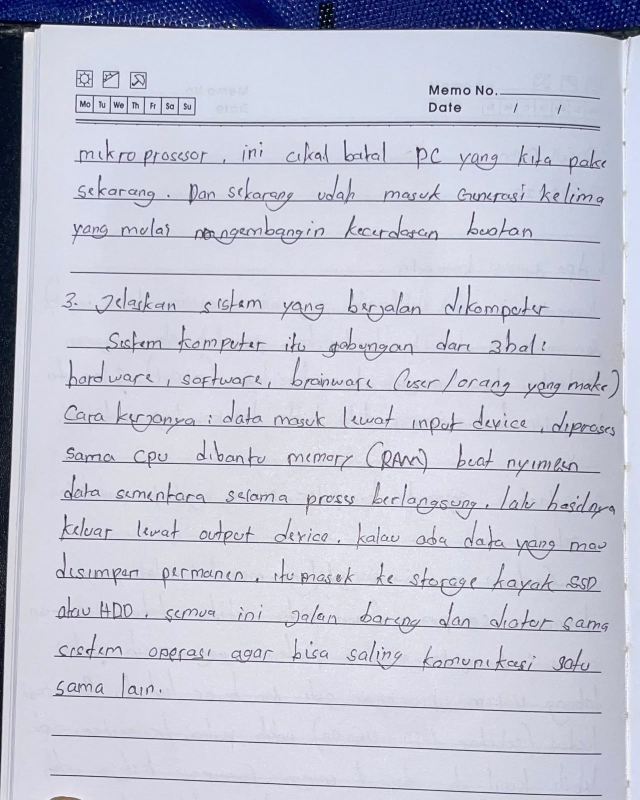
#> input picture backend/data/real/WhatsApp Image 2026-09-18 at 10.22.43.jpeg, 1280 x 1600 px (shown at 1/2 size)
$ python -i features.py   (imports and definitions only)
#> lines starting #> are read from the running program, lines starting #| are printed output that depends on the picture; after the words box and inside, x2 and y2 are one past the last pixel; in counts of white or black regions, pixels touching at a corner belong together
import cv2
import numpy as np
from typing import Dict, List, Tuple, Any

def preprocess_image(img_bgr: np.ndarray) -> Tuple[np.ndarray, np.ndarray]:
    """
    Converts image to grayscale, applies illumination-invariant background estimation,
    removes printed notebook margin lines and top header markings,
    and returns (gray, text_binary) with ink strokes as 255 and paper as 0.
    """
    h_img, w_img = img_bgr.shape[:2]
    gray = cv2.cvtColor(img_bgr, cv2.COLOR_BGR2GRAY)

    # Denoise
    blurred = cv2.GaussianBlur(gray, (3, 3), 0)

    # Illumination-invariant background estimation:
    # Morphological dilation on blurred grayscale finds local paper background luminance
    # Subtracting blurred from bg isolates foreground ink strokes regardless of phone shadows or vignettes.
    bg = cv2.morphologyEx(blurred, cv2.MORPH_DILATE, cv2.getStructuringElement(cv2.MORPH_RECT, (25, 25)))
    diff = cv2.absdiff(bg, blurred)

    # High-contrast thresholding on difference image
    _, binary = cv2.threshold(diff, 0, 255, cv2.THRESH_BINARY + cv2.THRESH_OTSU)

    # Exclude top 12% printed notebook header (factory brand logos, checkboxes, spiral wire holes)
    binary[:int(h_img * 0.12), :] = 0
    # Exclude bottom 7% margin (desk border, table shadows, notebook outer edges)
    binary[int(h_img * 0.93):, :] = 0

    # Remove vertical notebook margin lines (typically red or dark lines spanning > 45px vertically)
    v_kernel = cv2.getStructuringElement(cv2.MORPH_RECT, (1, 45))
    v_lines = cv2.morphologyEx(binary, cv2.MORPH_OPEN, v_kernel)
    v_lines = cv2.dilate(v_lines, cv2.getStructuringElement(cv2.MORPH_RECT, (3, 1)))
    text_binary = cv2.subtract(binary, v_lines)

    return gray, text_binary

def normalize_glyph_patch(patch: np.ndarray, target_size: int = 32) -> np.ndarray:
    """
    Normalizes a glyph patch onto a fixed-size canvas while strictly preserving aspect ratio.
    Prevents artificial cross-correlation inflation from stretching thin vertical lines into identical squares.
    """
    h, w = patch.shape[:2]
    if h == 0 or w == 0:
        return np.zeros((target_size, target_size), dtype=np.uint8)
    scale = (target_size - 4) / max(h, w)
    new_w = max(1, int(round(w * scale)))
    new_h = max(1, int(round(h * scale)))
    resized = cv2.resize(patch, (new_w, new_h), interpolation=cv2.INTER_AREA)
    canvas = np.zeros((target_size, target_size), dtype=np.uint8)
    start_x = (target_size - new_w) // 2
    start_y = (target_size - new_h) // 2
    canvas[start_y:start_y+new_h, start_x:start_x+new_w] = resized
    return canvas

def extract_glyph_candidates(text_binary: np.ndarray, max_glyphs: int = 160) -> List[Dict[str, Any]]:
    """
    Finds connected component contours representing character/sub-word glyphs.
    Filters out margins, paper boundaries, extreme 1D line segments, and speckles.
    """
    h_img, w_img = text_binary.shape
    mx = int(w_img * 0.03) # ignore outer 3% margins
    my = int(h_img * 0.03)

    contours, _ = cv2.findContours(text_binary, cv2.RETR_EXTERNAL, cv2.CHAIN_APPROX_SIMPLE)
    glyphs = []

    # Adaptive dimension thresholds proportional to image scan resolution
    min_h = max(16, int(h_img * 0.006))
    min_w = max(12, int(w_img * 0.005))
    min_area = max(65, int(min_h * min_w * 0.35))
    max_h = max(110, int(h_img * 0.08))
    max_w = max(140, int(w_img * 0.12))

    for cnt in contours:
        x, y, w, h = cv2.boundingRect(cnt)

        # Exclude outer paper boundaries or binder punch holes
        if x < mx or (x + w) > (w_img - mx) or y < my or (y + h) > (h_img - my):
            continue

        area = cv2.contourArea(cnt)
        # Valid character-sized components: lowercase letters to capitals
        if min_h <= h <= max_h and min_w <= w <= max_w and area >= min_area:
            aspect = w / float(h)
            density = area / float(w * h) if w * h > 0 else 0
            # Exclude extreme 1D line segments (slashes, thin sticks) while keeping valid letter shapes
            if 0.35 <= aspect <= 3.0 and 0.12 <= density <= 0.70:
                patch = text_binary[y:y+h, x:x+w]
                patch_norm = normalize_glyph_patch(patch, target_size=32)
                glyphs.append({
                    "bbox": (x, y, w, h),
                    "aspect": aspect,
                    "height": h,
                    "width": w,
                    "area": area,
                    "patch": patch_norm,
                    "density": density,
                    "center": (x + w / 2.0, y + h / 2.0)
                })

    # Sort glyphs by position: top-to-bottom, left-to-right
    glyphs = sorted(glyphs, key=lambda g: (g["center"][1] // 35, g["center"][0]))
    return glyphs[:max_glyphs]

def compute_glyph_cloning(glyphs: List[Dict[str, Any]]) -> Tuple[float, float, List[Dict[str, Any]], int]:
    """
    Compares candidate glyphs pairwise across the document.
    Identifies systemic font repetition.
    In digital fonts and pen-plotters, repeating instances of the same letter have
    near-identical mathematical shapes (NCC >= 0.93) and repeat systematically.
    In human handwriting, motor variance causes natural fluctuations (real letters are <= 0.925).

    Returns:
        clone_ratio: Fraction of tested glyphs that have an identical clone
        max_similarity: Highest correlation found between distinct glyphs
        top_clone_pairs: Coordinates and metadata for top detected cloned pairs
        cluster_3plus_count: Number of glyphs participating in multi-instance font clusters
    """
    if len(glyphs) < 4:
        return 0.0, 0.0, [], 0, 0

    num_glyphs = len(glyphs)
    cloned_indices = set()
    max_sim = 0.0
    detected_pairs = []

    # Graph of clone matches at high confidence (>= 0.93)
    clone_matches = {i: set() for i in range(num_glyphs)}

    # Compare glyphs with compatible aspect ratio and height
    for i in range(min(num_glyphs, 150)):
        g1 = glyphs[i]
        p1 = g1["patch"].astype(np.float32)
        norm1 = np.linalg.norm(p1)
        if norm1 < 1e-4:
            continue

        for j in range(i + 1, min(num_glyphs, 150)):
            g2 = glyphs[j]

            # Spatial separation: must be distinct occurrences (at least 20px apart horizontally or 12px vertically)
            dx = abs(g1["center"][0] - g2["center"][0])
            dy = abs(g1["center"][1] - g2["center"][1])
            if dx < 20 and dy < 12:
                continue

            p2 = g2["patch"].astype(np.float32)
            norm2 = np.linalg.norm(p2)
            if norm2 < 1e-4:
                continue

            # Normalized Cross Correlation
            ncc = float(np.sum(p1 * p2) / (norm1 * norm2))

            # Aspect ratio and height difference
            aspect_diff = abs(g1["aspect"] - g2["aspect"])
            height_diff = abs(g1["height"] - g2["height"]) / max(g1["height"], g2["height"])

            # Strict clone criteria for classification features
            if aspect_diff <= 0.25 and height_diff <= 0.20:
                if ncc > max_sim:
                    max_sim = ncc
                if ncc >= 0.94:
                    cloned_indices.add(i)
                    cloned_indices.add(j)
                    clone_matches[i].add(j)
                    clone_matches[j].add(i)

            # Candidate pairs for visual annotation (ranking ensures top 5 pairs always selected)
            if height_diff <= 0.40 and aspect_diff <= 0.50:
                detected_pairs.append({
                    "score": round(ncc * 100, 1),
                    "g1": g1["bbox"],
                    "g2": g2["bbox"],
                    "height": g1["height"]
                })

    # Sort pairs by highest similarity
    detected_pairs = sorted(detected_pairs, key=lambda x: x["score"], reverse=True)

    # Count how many glyphs belong to multi-occurrence font clusters
    # cluster_3plus: clusters of size >= 3 (matches >= 2)
    cluster_3plus_count = sum(1 for i in range(num_glyphs) if len(clone_matches[i]) >= 2)
    # cluster_5plus: clusters of size >= 5 (matches >= 4)
    cluster_5plus_count = sum(1 for i in range(num_glyphs) if len(clone_matches[i]) >= 4)

    # Keep top 5 non-overlapping representative pairs
    curated_pairs = []
    seen_boxes = set()
    pin_symbols = ["①", "②", "③", "④", "⑤"]

    for p in detected_pairs:
        b1, b2 = p["g1"], p["g2"]
        if b1 not in seen_boxes and b2 not in seen_boxes:
            seen_boxes.add(b1)
            seen_boxes.add(b2)
            pin = pin_symbols[len(curated_pairs) % len(pin_symbols)]
            curated_pairs.append({
                "pin": pin,
                "score": p["score"],
                "box1": {"x": b1[0], "y": b1[1], "w": b1[2], "h": b1[3]},
                "box2": {"x": b2[0], "y": b2[1], "w": b2[2], "h": b2[3]},
                "label": f"Glif Kembar {pin} • Korelasi {p['score']}%"
            })
            if len(curated_pairs) >= 5:
                break

    clone_ratio = len(cloned_indices) / float(num_glyphs) if num_glyphs > 0 else 0.0
    return clone_ratio, max_sim, curated_pairs, cluster_3plus_count, cluster_5plus_count

def compute_stroke_width_variance(text_binary: np.ndarray) -> Tuple[float, float]:
    """
    Measures pen pressure gradient and stroke width variation using Euclidean Distance Transform.
    Digital font rendering has extremely uniform stroke thickness (low CV < 0.25).
    Genuine human ballpoint / ink handwriting has natural tapering, pen-up/pen-down pressure
    gradients, and speed variation (CV > 0.35).

    Returns:
        (mean_stroke_width, stroke_width_cv)
    """
    dist = cv2.distanceTransform(text_binary, cv2.DIST_L2, 5)
    sw = dist[dist > 0]
    if len(sw) < 30:
        return 1.5, 0.35
    sw_mean = float(np.mean(sw))
    sw_std = float(np.std(sw))
    sw_cv = float(sw_std / sw_mean) if sw_mean > 0 else 0.35
    return sw_mean, sw_cv

def compute_ink_color_variance(img_bgr: np.ndarray, text_binary: np.ndarray) -> float:
    """
    Measures the standard deviation of pixel color values across ink strokes.
    Digital font rendering uses a uniform RGB fill color (low std < 20.0).
    Real human handwriting exhibits natural ink pool depletion, solvent absorption into paper fibers,
    and pressure shading (std >= 25.0).
    """
    ink_pixels = img_bgr[text_binary > 0]
    if len(ink_pixels) < 20:
        return 30.0
    return float(np.std(ink_pixels))

def compute_baseline_rigidity(glyphs: List[Dict[str, Any]], img_h: int) -> Tuple[float, float]:
    """
    Groups glyphs into horizontal lines and calculates standard deviation of vertical residuals
    from the fitted baseline.
    Font-rendered text has a mathematically rigid baseline (low std < 1.8 px, high rigidity %).
    Human writing naturally meanders and fluctuates vertically (std > 3.0 px).

    Returns:
        (baseline_residual_std, baseline_rigidity_pct)
    """
    if len(glyphs) < 6:
        return 2.5, 75.0

    # Group by line based on y-coordinate clustering
    sorted_by_y = sorted(glyphs, key=lambda g: g["bbox"][1] + g["bbox"][3])
    lines = []
    curr_line = [sorted_by_y[0]]

    for g in sorted_by_y[1:]:
        base_y = g["bbox"][1] + g["bbox"][3]
        prev_base_y = curr_line[-1]["bbox"][1] + curr_line[-1]["bbox"][3]
        if abs(base_y - prev_base_y) < 28:
            curr_line.append(g)
        else:
            if len(curr_line) >= 4:
                lines.append(curr_line)
            curr_line = [g]

    if len(curr_line) >= 4:
        lines.append(curr_line)

    residuals = []
    for line in lines:
        pts = [(g["center"][0], g["bbox"][1] + g["bbox"][3]) for g in line]
        pts = sorted(pts, key=lambda p: p[0])
        xs = np.array([p[0] for p in pts], dtype=np.float32)
        ys = np.array([p[1] for p in pts], dtype=np.float32)

        # Fit 1st order polynomial (line)
        if len(xs) >= 3 and (xs.max() - xs.min()) > 60:
            poly = np.polyfit(xs, ys, 1)
            predicted_ys = np.polyval(poly, xs)
            res = ys - predicted_ys
            residuals.extend(res.tolist())

    if len(residuals) < 6:
        return 2.0, 80.0

    res_std = float(np.std(residuals))

    # Rigidity formula: std <= 1.0 -> 99.5% rigid, std >= 5.0 -> 40% rigid
    rigidity_pct = max(10.0, min(99.9, 100.0 - (res_std * 14.5)))
    return res_std, rigidity_pct

def extract_forensic_features(img_bgr: np.ndarray) -> Dict[str, Any]:
    """
    Main forensic extraction pipeline.
    Combines:
    1. Glyph duplication / clone ratio
    2. Maximum glyph similarity (NCC)
    3. Stroke width coefficient of variation
    4. Baseline residual std & rigidity
    5. Glyph height variation (height_cv)
    6. Cluster 3+ count (multi-instance font repetition)
    7. Ink color standard deviation (pigment shading gradient)

    Returns structured feature dict for classifier and UI visualization.
    """
    h_img, w_img = img_bgr.shape[:2]
    gray, text_binary = preprocess_image(img_bgr)

    # Extract glyph candidates
    glyphs = extract_glyph_candidates(text_binary, max_glyphs=150)

    # 1. Cloned glyphs & repetition
    clone_ratio, max_sim, top_pairs, cluster_3plus_count, cluster_5plus_count = compute_glyph_cloning(glyphs)

    # 2. Stroke width variation
    mean_sw, stroke_cv = compute_stroke_width_variance(text_binary)

    # 3. Baseline rigidity
    res_std, baseline_rigidity = compute_baseline_rigidity(glyphs, h_img)

    # 4. Glyph height entropy (variation of character height)
    if glyphs:
        heights = [g["height"] for g in glyphs]
        height_cv = float(np.std(heights) / np.mean(heights)) if np.mean(heights) > 0 else 0.0
    else:
        height_cv = 0.2

    # 5. Ink pigment variation
    ink_std = compute_ink_color_variance(img_bgr, text_binary)

    feature_vector = [
        clone_ratio,
        max_sim,
        stroke_cv,
        res_std,
        height_cv,
        cluster_3plus_count,
        ink_std
    ]

    return {
        "feature_vector": feature_vector,
        "clone_ratio": clone_ratio,
        "max_sim": max_sim,
        "stroke_cv": stroke_cv,
        "baseline_res_std": res_std,
        "baseline_rigidity": baseline_rigidity,
        "height_cv": height_cv,
        "cluster_3plus_count": cluster_3plus_count,
        "cluster_5plus_count": cluster_5plus_count,
        "ink_std": ink_std,
        "num_glyphs_analyzed": len(glyphs),
        "top_pairs": top_pairs,
        "glyphs": glyphs,
        "img_width": w_img,
        "img_height": h_img
    }

>>> import cv2
>>> picture = cv2.imread('../data/real/WhatsApp Image 2026-09-18 at 10.22.43.jpeg')
#> picture is the input picture: shape (1600, 1280, 3); mean B, G, R 212.3, 196.6, 195
>>> result = extract_forensic_features(picture)
#> in preprocess_image, `bg = cv2.morphologyEx(blurred, cv2.MORPH_DILATE, cv2.getStructuringEle..`:
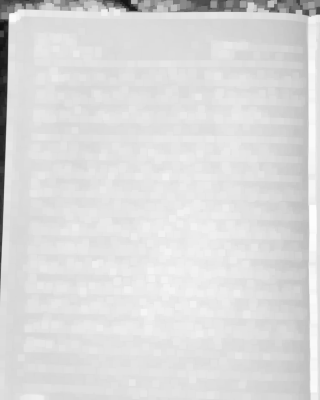
#> bg: shape (1600, 1280) (shown at 1/4 size); min 14, max 253, mean 219.1
#> in preprocess_image, `diff = cv2.absdiff(bg, blurred)`:
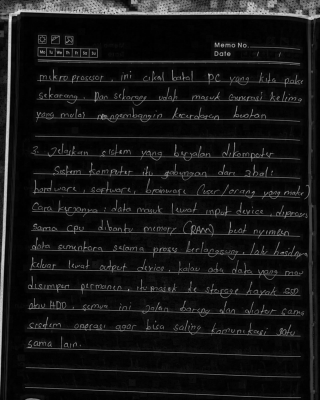
#> diff: shape (1600, 1280) (shown at 1/4 size); min 0, max 236, mean 21.2
#> in preprocess_image, `_, binary = cv2.threshold(diff, 0, 255, cv2.THRESH_BINARY + cv2.THRESH..`:
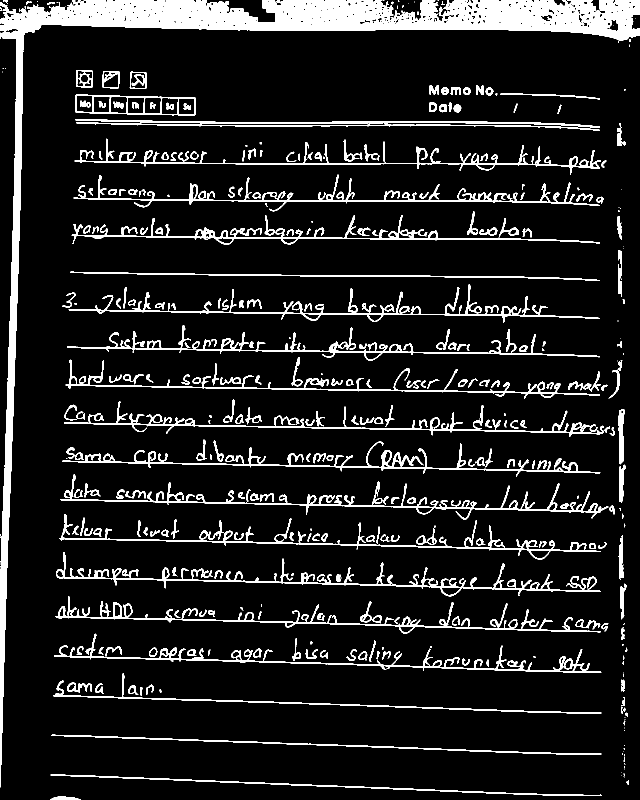
#> binary: shape (1600, 1280) (shown at 1/2 size); 11% white; 398 white regions (97 under 20 px), largest, box (x1, y1, x2, y2) and area: (0, 0, 1280, 1575) 82626, (112, 1104, 1202, 1193) 7744, (125, 883, 1201, 954) 6928
#> in preprocess_image, `v_lines = cv2.dilate(v_lines, cv2.getStructuringElement(cv2.MORPH_RECT..`:
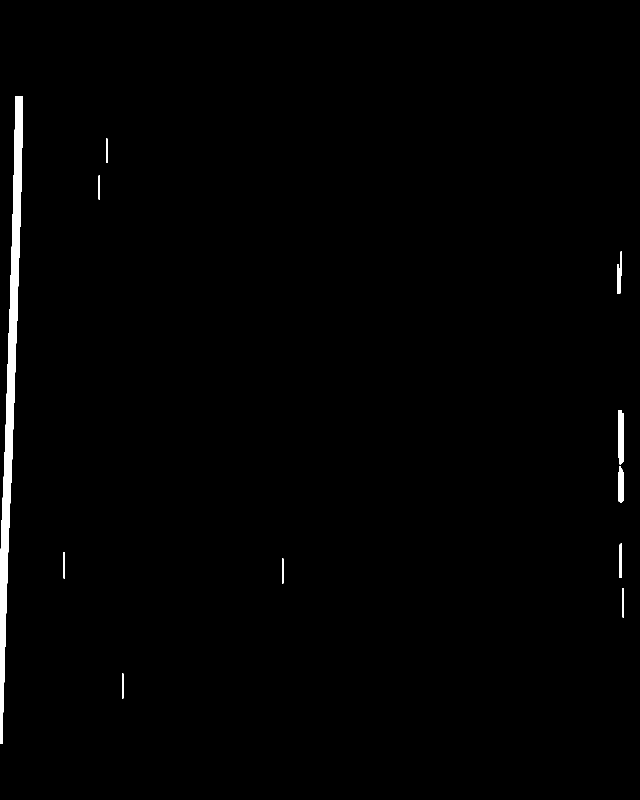
#> v_lines: shape (1600, 1280) (shown at 1/2 size); 1.1% white; 11 white regions, largest, box (x1, y1, x2, y2) and area: (0, 192, 45, 1488) 18206, (1237, 820, 1248, 929) 1088, (1237, 933, 1247, 1006) 665
#> in preprocess_image, `text_binary = cv2.subtract(binary, v_lines)`:
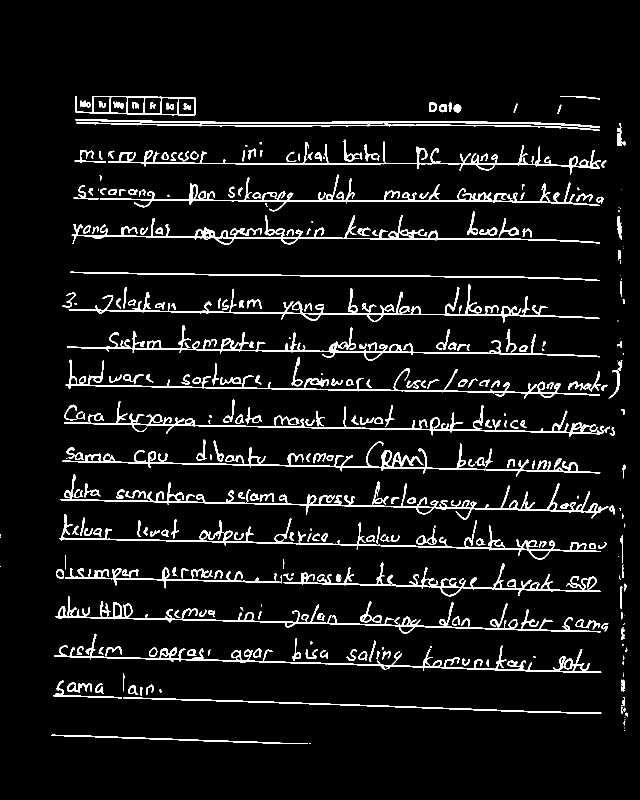
#> text_binary: shape (1600, 1280) (shown at 1/2 size); 6.4% white; 364 white regions (67 under 20 px)
#> in extract_glyph_candidates, `contours, _ = cv2.findContours(text_binary, cv2.RETR_EXTERNAL, cv2.CHA..`: contours = 356 contours, 82 with area under 20; largest, box (x1, y1, x2, y2) and area: (150, 192, 392, 231) 7344, (111, 1193, 1202, 1267) 5912, (125, 883, 1201, 954) 5745, (137, 569, 1200, 646) 5716, (134, 650, 1200, 722) 5548
#> the loop in extract_glyph_candidates, `for cnt in contours:` made 356 passes
#> (x, y, area, aspect, density, scale in normalize_glyph_patch) on passes 16, 17, 18, 19, 30, 32, 33, 35: (256, 1371, 210.5, 1.11, 0.528, 1.33), (292, 1369, 83, 0.762, 0.247, 1.33), (190, 1366, 114.5, 0.818, 0.289, 1.27), (134, 1365, 418, 2.38, 0.398, 0.56), (764, 1303, 78, 1.06, 0.255, 1.56), (717, 1302, 208.5, 0.947, 0.61, 1.47), (640, 1301, 70.5, 1, 0.275, 1.75), (693, 1298, 95, 0.833, 0.198, 1.17)
#> after the loop in compute_glyph_cloning, `for i in range(min(num_glyphs, 150)):`:
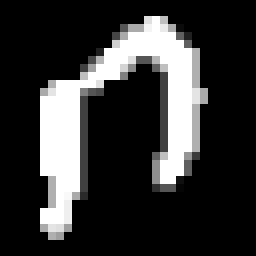
#> p1: shape (32, 32) float32 (shown 8 times larger); min 0, max 255, mean 52.3
#> the loop in compute_glyph_cloning, `for p in detected_pairs:` made 8 passes
#> in compute_stroke_width_variance, `dist = cv2.distanceTransform(text_binary, cv2.DIST_L2, 5)`:
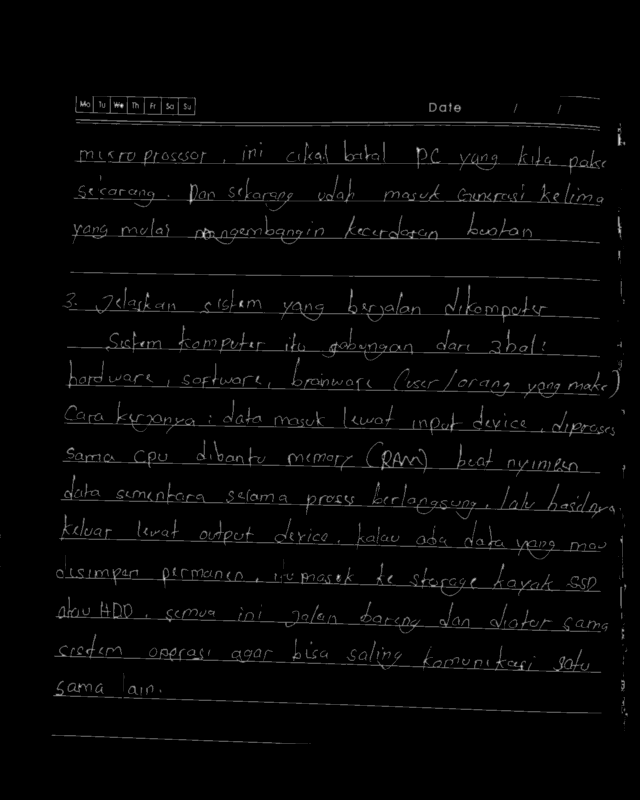
#> dist: shape (1600, 1280) float32 (shown at 1/2 size); min 0, max 4.39, mean 0.0848; drawn with min black and max white
#> the loop in compute_baseline_rigidity, `for g in sorted_by_y[1:]:` made 102 passes
#> the loop in compute_baseline_rigidity, `for line in lines:` made 13 passes
